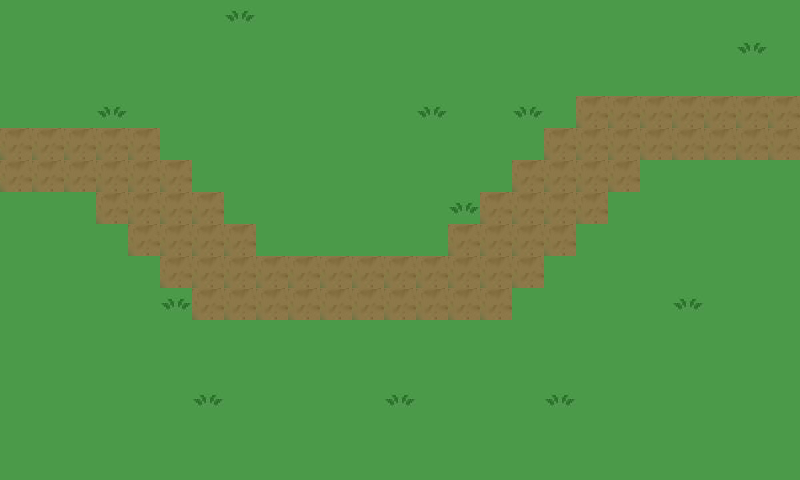

A level layout from a 2D game, rendered from its tile map. Below: a short description, then the map file with its tile-grid data intact:
An orthogonal 25x15 tile map with 32x32 px tiles, 1 tile layer (Calque de Tile 1).

<map version="1.0" orientation="orthogonal" width="25" height="15" tilewidth="32" tileheight="32">
 <tileset firstgid="1" name="Age1" tilewidth="32" tileheight="32" spacing="1">
  <image source="Age1.png" trans="4b637f" width="480" height="800" />
 </tileset>
 <layer name="Calque de Tile 1" width="25" height="15">
  <data>
   <tile gid="1" />
   <tile gid="1" />
   <tile gid="1" />
   <tile gid="1" />
   <tile gid="1" />
   <tile gid="1" />
   <tile gid="1" />
   <tile gid="2" />
   <tile gid="1" />
   <tile gid="1" />
   <tile gid="1" />
   <tile gid="1" />
   <tile gid="1" />
   <tile gid="1" />
   <tile gid="1" />
   <tile gid="1" />
   <tile gid="1" />
   <tile gid="1" />
   <tile gid="1" />
   <tile gid="1" />
   <tile gid="1" />
   <tile gid="1" />
   <tile gid="1" />
   <tile gid="1" />
   <tile gid="1" />
   <tile gid="1" />
   <tile gid="1" />
   <tile gid="1" />
   <tile gid="1" />
   <tile gid="1" />
   <tile gid="1" />
   <tile gid="1" />
   <tile gid="1" />
   <tile gid="1" />
   <tile gid="1" />
   <tile gid="1" />
   <tile gid="1" />
   <tile gid="1" />
   <tile gid="1" />
   <tile gid="1" />
   <tile gid="1" />
   <tile gid="1" />
   <tile gid="1" />
   <tile gid="1" />
   <tile gid="1" />
   <tile gid="1" />
   <tile gid="1" />
   <tile gid="1" />
   <tile gid="2" />
   <tile gid="1" />
   <tile gid="1" />
   <tile gid="1" />
   <tile gid="1" />
   <tile gid="1" />
   <tile gid="1" />
   <tile gid="1" />
   <tile gid="1" />
   <tile gid="1" />
   <tile gid="1" />
   <tile gid="1" />
   <tile gid="1" />
   <tile gid="1" />
   <tile gid="1" />
   <tile gid="1" />
   <tile gid="1" />
   <tile gid="1" />
   <tile gid="1" />
   <tile gid="1" />
   <tile gid="1" />
   <tile gid="1" />
   <tile gid="1" />
   <tile gid="1" />
   <tile gid="1" />
   <tile gid="1" />
   <tile gid="1" />
   <tile gid="1" />
   <tile gid="1" />
   <tile gid="1" />
   <tile gid="2" />
   <tile gid="1" />
   <tile gid="1" />
   <tile gid="1" />
   <tile gid="1" />
   <tile gid="1" />
   <tile gid="1" />
   <tile gid="1" />
   <tile gid="1" />
   <tile gid="1" />
   <tile gid="2" />
   <tile gid="1" />
   <tile gid="1" />
   <tile gid="2" />
   <tile gid="1" />
   <tile gid="3" />
   <tile gid="3" />
   <tile gid="3" />
   <tile gid="3" />
   <tile gid="3" />
   <tile gid="3" />
   <tile gid="3" />
   <tile gid="3" />
   <tile gid="3" />
   <tile gid="3" />
   <tile gid="3" />
   <tile gid="3" />
   <tile gid="1" />
   <tile gid="1" />
   <tile gid="1" />
   <tile gid="1" />
   <tile gid="1" />
   <tile gid="1" />
   <tile gid="1" />
   <tile gid="1" />
   <tile gid="1" />
   <tile gid="1" />
   <tile gid="1" />
   <tile gid="1" />
   <tile gid="3" />
   <tile gid="3" />
   <tile gid="3" />
   <tile gid="3" />
   <tile gid="3" />
   <tile gid="3" />
   <tile gid="3" />
   <tile gid="3" />
   <tile gid="3" />
   <tile gid="3" />
   <tile gid="3" />
   <tile gid="3" />
   <tile gid="3" />
   <tile gid="3" />
   <tile gid="1" />
   <tile gid="1" />
   <tile gid="1" />
   <tile gid="1" />
   <tile gid="1" />
   <tile gid="1" />
   <tile gid="1" />
   <tile gid="1" />
   <tile gid="1" />
   <tile gid="1" />
   <tile gid="3" />
   <tile gid="3" />
   <tile gid="3" />
   <tile gid="3" />
   <tile gid="1" />
   <tile gid="1" />
   <tile gid="1" />
   <tile gid="1" />
   <tile gid="1" />
   <tile gid="1" />
   <tile gid="1" />
   <tile gid="1" />
   <tile gid="3" />
   <tile gid="3" />
   <tile gid="3" />
   <tile gid="3" />
   <tile gid="1" />
   <tile gid="1" />
   <tile gid="1" />
   <tile gid="1" />
   <tile gid="1" />
   <tile gid="1" />
   <tile gid="1" />
   <tile gid="2" />
   <tile gid="3" />
   <tile gid="3" />
   <tile gid="3" />
   <tile gid="3" />
   <tile gid="1" />
   <tile gid="1" />
   <tile gid="1" />
   <tile gid="1" />
   <tile gid="1" />
   <tile gid="1" />
   <tile gid="1" />
   <tile gid="1" />
   <tile gid="1" />
   <tile gid="1" />
   <tile gid="3" />
   <tile gid="3" />
   <tile gid="3" />
   <tile gid="3" />
   <tile gid="1" />
   <tile gid="1" />
   <tile gid="1" />
   <tile gid="1" />
   <tile gid="1" />
   <tile gid="1" />
   <tile gid="3" />
   <tile gid="3" />
   <tile gid="3" />
   <tile gid="3" />
   <tile gid="1" />
   <tile gid="1" />
   <tile gid="1" />
   <tile gid="1" />
   <tile gid="1" />
   <tile gid="1" />
   <tile gid="1" />
   <tile gid="1" />
   <tile gid="1" />
   <tile gid="1" />
   <tile gid="1" />
   <tile gid="1" />
   <tile gid="3" />
   <tile gid="3" />
   <tile gid="3" />
   <tile gid="3" />
   <tile gid="3" />
   <tile gid="3" />
   <tile gid="3" />
   <tile gid="3" />
   <tile gid="3" />
   <tile gid="3" />
   <tile gid="3" />
   <tile gid="3" />
   <tile gid="1" />
   <tile gid="1" />
   <tile gid="1" />
   <tile gid="1" />
   <tile gid="1" />
   <tile gid="1" />
   <tile gid="1" />
   <tile gid="1" />
   <tile gid="1" />
   <tile gid="1" />
   <tile gid="1" />
   <tile gid="1" />
   <tile gid="1" />
   <tile gid="2" />
   <tile gid="3" />
   <tile gid="3" />
   <tile gid="3" />
   <tile gid="3" />
   <tile gid="3" />
   <tile gid="3" />
   <tile gid="3" />
   <tile gid="3" />
   <tile gid="3" />
   <tile gid="3" />
   <tile gid="1" />
   <tile gid="1" />
   <tile gid="1" />
   <tile gid="1" />
   <tile gid="1" />
   <tile gid="2" />
   <tile gid="1" />
   <tile gid="1" />
   <tile gid="1" />
   <tile gid="1" />
   <tile gid="1" />
   <tile gid="1" />
   <tile gid="1" />
   <tile gid="1" />
   <tile gid="1" />
   <tile gid="1" />
   <tile gid="1" />
   <tile gid="1" />
   <tile gid="1" />
   <tile gid="1" />
   <tile gid="1" />
   <tile gid="1" />
   <tile gid="1" />
   <tile gid="1" />
   <tile gid="1" />
   <tile gid="1" />
   <tile gid="1" />
   <tile gid="1" />
   <tile gid="1" />
   <tile gid="1" />
   <tile gid="1" />
   <tile gid="1" />
   <tile gid="1" />
   <tile gid="1" />
   <tile gid="1" />
   <tile gid="1" />
   <tile gid="1" />
   <tile gid="1" />
   <tile gid="1" />
   <tile gid="1" />
   <tile gid="1" />
   <tile gid="1" />
   <tile gid="1" />
   <tile gid="1" />
   <tile gid="1" />
   <tile gid="1" />
   <tile gid="1" />
   <tile gid="1" />
   <tile gid="1" />
   <tile gid="1" />
   <tile gid="1" />
   <tile gid="1" />
   <tile gid="1" />
   <tile gid="1" />
   <tile gid="1" />
   <tile gid="1" />
   <tile gid="1" />
   <tile gid="1" />
   <tile gid="1" />
   <tile gid="1" />
   <tile gid="1" />
   <tile gid="1" />
   <tile gid="1" />
   <tile gid="1" />
   <tile gid="1" />
   <tile gid="2" />
   <tile gid="1" />
   <tile gid="1" />
   <tile gid="1" />
   <tile gid="1" />
   <tile gid="1" />
   <tile gid="2" />
   <tile gid="1" />
   <tile gid="1" />
   <tile gid="1" />
   <tile gid="1" />
   <tile gid="2" />
   <tile gid="1" />
   <tile gid="1" />
   <tile gid="1" />
   <tile gid="1" />
   <tile gid="1" />
   <tile gid="1" />
   <tile gid="1" />
   <tile gid="1" />
   <tile gid="1" />
   <tile gid="1" />
   <tile gid="1" />
   <tile gid="1" />
   <tile gid="1" />
   <tile gid="1" />
   <tile gid="1" />
   <tile gid="1" />
   <tile gid="1" />
   <tile gid="1" />
   <tile gid="1" />
   <tile gid="1" />
   <tile gid="1" />
   <tile gid="1" />
   <tile gid="1" />
   <tile gid="1" />
   <tile gid="1" />
   <tile gid="1" />
   <tile gid="1" />
   <tile gid="1" />
   <tile gid="1" />
   <tile gid="1" />
   <tile gid="1" />
   <tile gid="1" />
   <tile gid="1" />
   <tile gid="1" />
   <tile gid="1" />
   <tile gid="1" />
   <tile gid="1" />
   <tile gid="1" />
   <tile gid="1" />
   <tile gid="1" />
   <tile gid="1" />
   <tile gid="1" />
   <tile gid="1" />
   <tile gid="1" />
   <tile gid="1" />
   <tile gid="1" />
   <tile gid="1" />
   <tile gid="1" />
   <tile gid="1" />
   <tile gid="1" />
   <tile gid="1" />
   <tile gid="1" />
   <tile gid="1" />
   <tile gid="1" />
   <tile gid="1" />
   <tile gid="1" />
   <tile gid="1" />
  </data>
 </layer>
</map>
